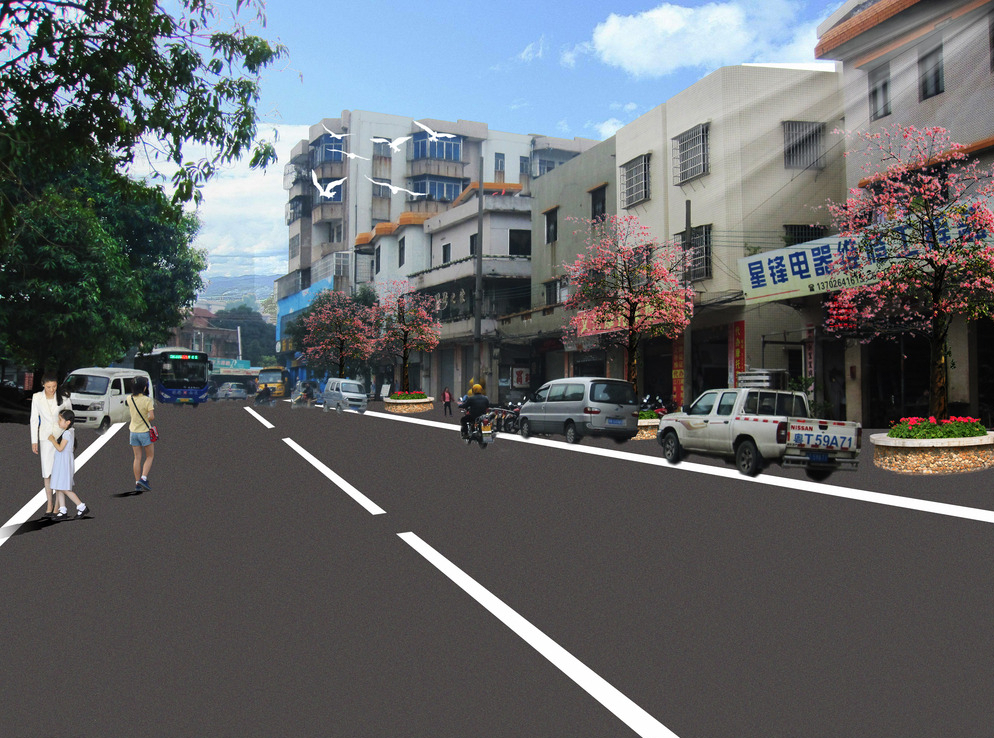
//> input picture CameraAPPAlg/VisionOpenCV/img.jpg, 994 x 738 px, given in place of the camera
$ ./Alg   (built with g++ and OpenCV 4)
//> lines starting //> are read from the running program, lines starting //| are printed output that depends on the picture
#include <iostream>
#include <iostream>
#include <core/core.hpp>
#include <highgui/highgui.hpp>
#include <opencv2/imgproc/imgproc.hpp>
#include <opencv2/video/video.hpp>
#include <opencv2/objdetect/objdetect.hpp>
#include <opencv.hpp>
#include <cv.h>

using namespace std;
using namespace cv;


int main()
{
	Mat matSourceFrame,matTemp,matThreshold,matFace;
	vector<vector<Point> > contours;
	vector<Vec4i>hierarchy;
	vector<Rect> allFaces;
	CascadeClassifier faceCascade;

	string faceCascadeName = "haarcascade_frontalface_alt.xml";
	if(!faceCascade.load(faceCascadeName)){printf("--(!)Error loading\n");}
	////////////////////图像读取
	VideoCapture capture(0);
	if (!capture.isOpened()) return 0;
	if (!capture.read(matSourceFrame))
	{
		capture.open(0);
		cout<<endl<<capture.isOpened()<<"Camera Read Fail;"<<endl;
		if (!capture.isOpened() || !capture.read(matSourceFrame)) return -1;
	}
//> matSourceFrame is the input picture: 738 rows x 994 cols, CV_8UC3; mean B, G, R 104, 101.2, 98.3
	////////////////////眼睛检测
	cvtColor(matSourceFrame, matTemp, CV_RGB2GRAY);	//灰度处理（彩色图像变为黑白）
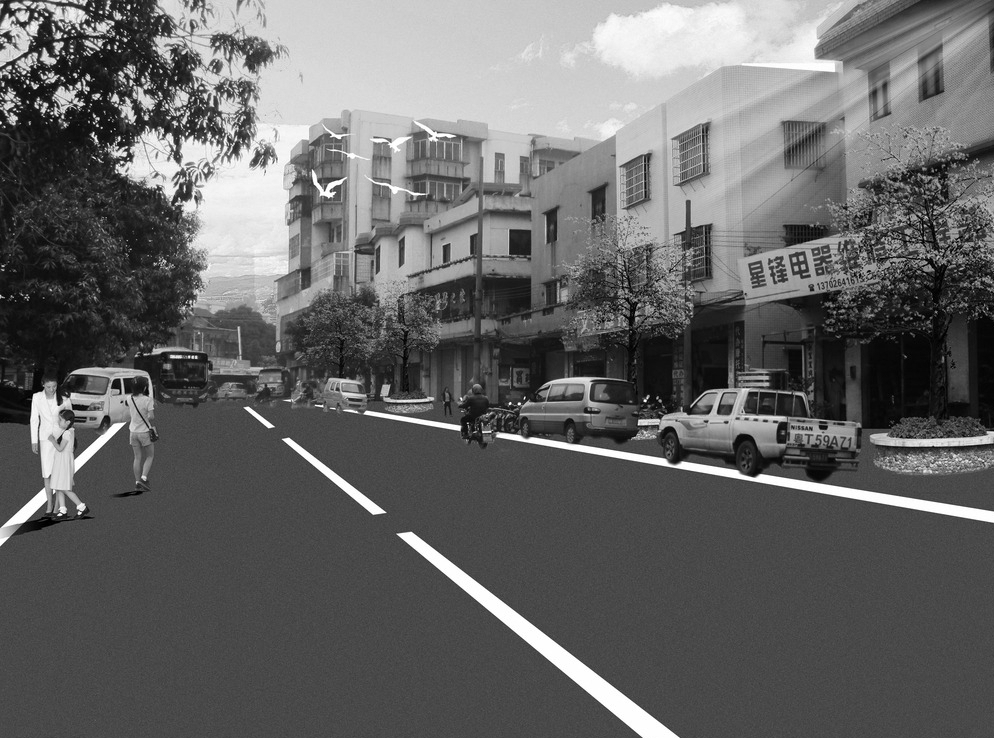
//> matTemp: 738 rows x 994 cols, CV_8UC1; min 0, max 255, mean 101.8
	equalizeHist( matTemp, matFace );//灰度图象直方图均衡化（归一化图像亮度和增强对比度）
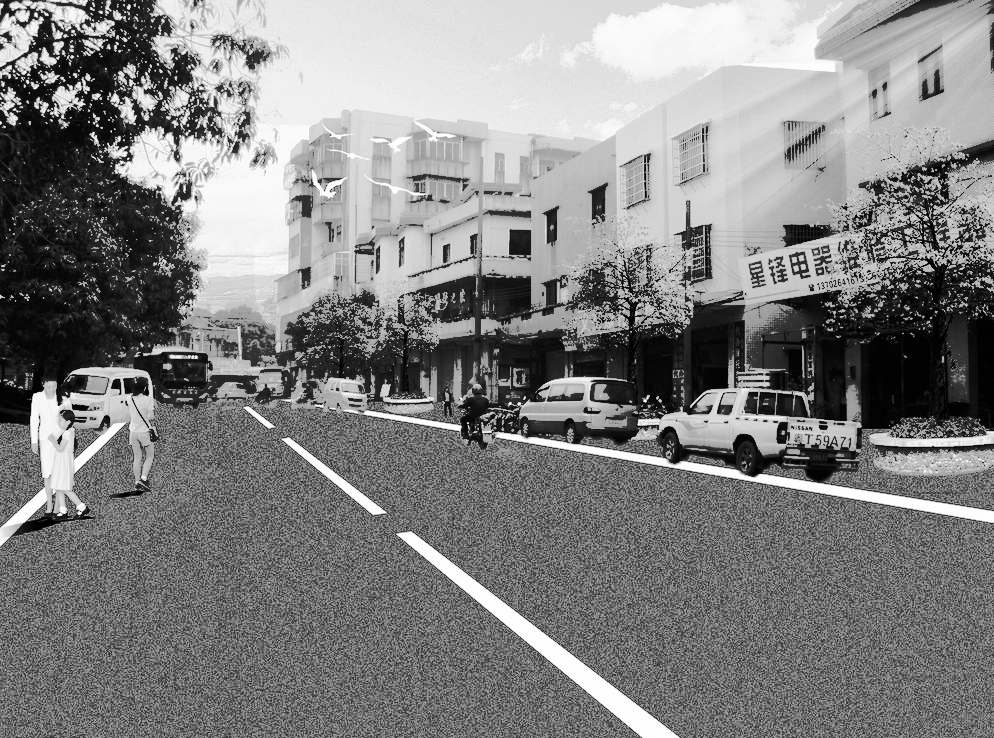
//> matFace: 738 rows x 994 cols, CV_8UC1; min 0, max 255, mean 129.6
	faceCascade.detectMultiScale(matFace, allFaces, 1.1, 3, 0|CV_HAAR_SCALE_IMAGE, Size(60,60));
//> allFaces = 1 Rect (x, y, width, height): [39, 343, 106, 106]
	if(allFaces.size() < 1) return -1;
	////////////////////瞳孔识别
	cv::findContours(matThreshold, contours,hierarchy, CV_RETR_EXTERNAL, CV_CHAIN_APPROX_SIMPLE, cv::Point(0, 0));
	int shapeCount = contours.size();
	for(int i=0;i<shapeCount;i++){
	float tmparea =(float)cv::contourArea(contours[i]); //计算轮廓的面积
	cv::RotatedRect rect =cv::minAreaRect(contours[i]);//求包含点集最小面积的矩形

	cv::Rect aRect =cv::boundingRect(contours[i]);//计算点集的最外面（up-right）矩形边界

	cv::vector<cv::vector<cv::Point>>hull(contours.size());
	convexHull(cv::Mat(contours[i]), hull[j],false, true); //能得到轮廓的凸包。
	}
	////////////////////距离计算
}
